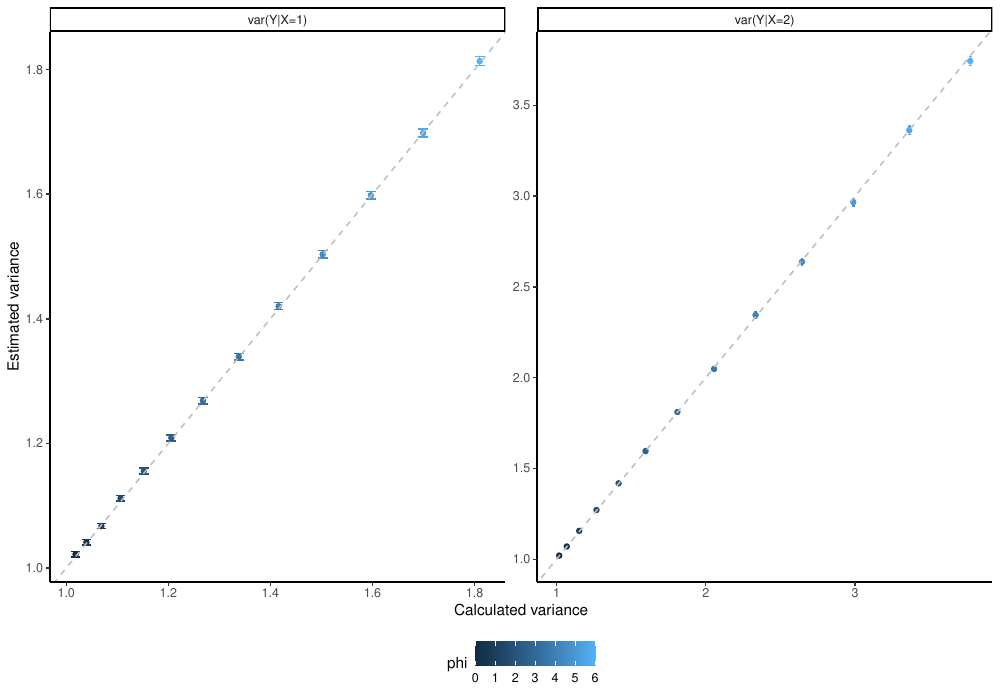

Reproduce this figure in R.
library("broom")
library("dplyr")
library("ggplot2")
source("funs.R")
set.seed(2)

n_obs <- 1000
n_sim <- 1000
q <- 0.4

# set to have 80% pwr
a <- 0.135
b <- 0.1275
c <- 0.135

results <- data.frame()
for (phi in seq(0, 6, 0.5)){
    for (i in 1:n_sim){
        d <- b * phi
        x <- get_simulated_genotypes(q, n_obs)
        u <- rnorm(n_obs)
        y <- a + b*x + c*u + d*x*u + rnorm(n_obs)
        fit <- lm(y ~ x*u) 
        pi <- fit %>% tidy %>% dplyr::filter(term == "(Intercept)") %>% dplyr::pull(p.value)
        px <- fit %>% tidy %>% dplyr::filter(term == "x") %>% dplyr::pull(p.value)
        pu <- fit %>% tidy %>% dplyr::filter(term == "u") %>% dplyr::pull(p.value)

        yx0 <- var(y[x==0])
        yx1 <- var(y[x==1])
        yx2 <- var(y[x==2])
        
        vu <- 1
        ve <- 1
        A <- c^2*vu+ve # intercept
        B <- 2*c*d*vu # effect of X on var(Y)
        C <- d^2*vu # effect of X^2 on var(Y)
        vy0 <- A+B*0+C*0^2
        vy1 <- A+B*1+C*1^2
        vy2 <- A+B*2+C*2^2

        results <- rbind(results, data.frame(phi, pi, px, pu, gt=0, estimate=yx0, expected=vy0))
        results <- rbind(results, data.frame(phi, pi, px, pu, gt=1, estimate=yx1, expected=vy1))
        results <- rbind(results, data.frame(phi, pi, px, pu, gt=2, estimate=yx2, expected=vy2))
    }
}

# plot results
s <- results %>% 
    dplyr::group_by(phi, gt) %>%
    dplyr::summarize(cbind(expected=expected %>% head(n=1), t.test(estimate, mu=expected %>% head(n=1)) %>% tidy))

s <- s %>% dplyr::filter(gt != 0)
s <- s %>% dplyr::mutate(gt=dplyr::recode(gt, '1'='var(Y|X=1)', '2'='var(Y|X=2)', .default=NA_character_))

pdf("sim19.pdf", width=10)
ggplot(data=s, aes(x=expected, y=estimate, ymin=conf.low, ymax=conf.high, color=phi)) +
    geom_point() + 
    geom_errorbar() +
    theme_classic() + 
    scale_y_continuous(breaks = scales::pretty_breaks(n = 5)) +
    geom_abline(xintercept=0, yintercept=1, linetype="dashed", color="grey") +
    xlab("Calculated variance") +
    ylab("Estimated variance") +
    facet_wrap(~gt, scales="free") +
    theme(legend.position = "bottom")
dev.off()